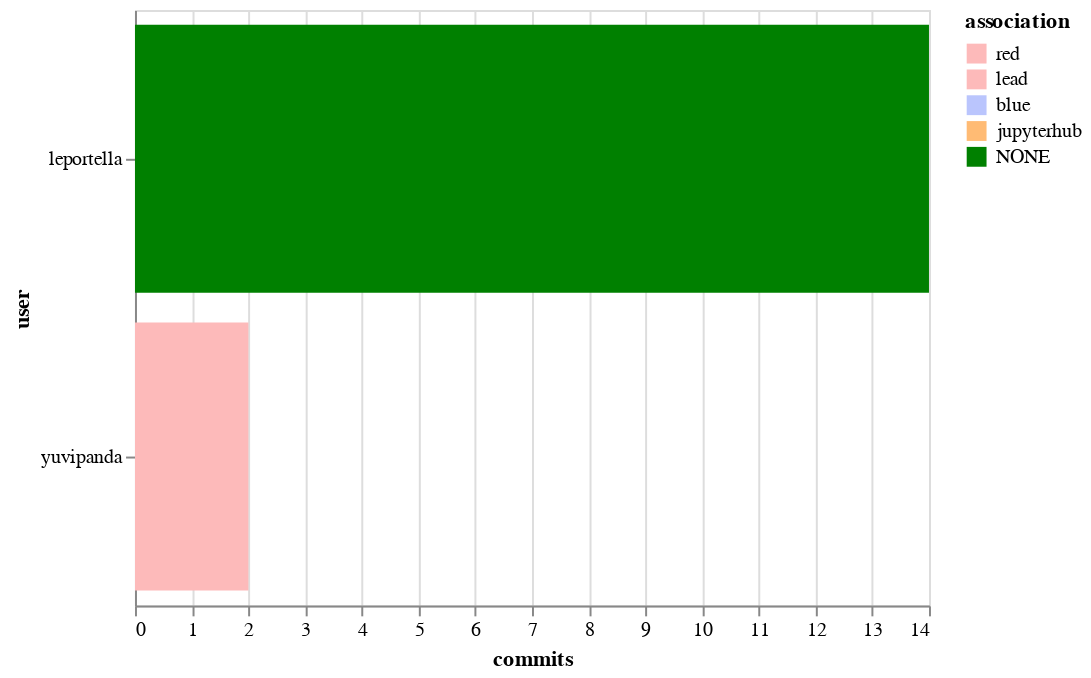

Notebook code for this chart:
### Code cell
alt.Chart(top_committers).mark_bar().encode(
    x='commits',
    y='user',
    color=alt.Color('association', scale=color_scale)
)

### Figure 1 — Vega-Lite specification as saved in the notebook (floating-point values rounded to 4 significant figures)
{"$schema": "https://vega.github.io/schema/vega-lite/v2.6.0.json", "config": {"view": {"height": 300, "width": 400}}, "data": {"name": "data-097e4158c557bb42f3dba7d7669ae977"}, "datasets": {"data-097e4158c557bb42f3dba7d7669ae977": [{"association": "NONE", "commits": 14, "user": "leportella"}, {"association": "red", "commits": 2, "user": "yuvipanda"}]}, "encoding": {"color": {"field": "association", "scale": {"domain": ["red", "lead", "blue", "jupyterhub", "NONE"], "range": ["#fdbaba", "#fdbaba", "#bac5fd", "#ffbb74", "green"]}, "type": "nominal"}, "x": {"field": "commits", "type": "quantitative"}, "y": {"field": "user", "type": "nominal"}}, "mark": "bar"}
